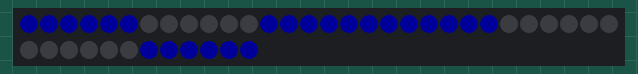
Recording of a program running on a simulated ESP32. Parts: 42 RGB LEDs in strip order, left to right, continuing on the next row. Dim RGB values are drawn brighter than linear; WiFi joins after 1.5 s; servers stay silent unless stated; the local clock reads 2024-03-15 10:24:30 at power-on unless the program sets it; what the program prints to the serial monitor is not drawn.

Above: at 2.1 s.
At 90.1 s:
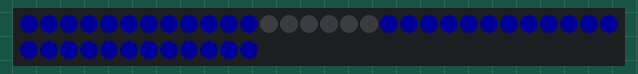

Measured:
- what the display in image 0 shows lasts 28.0 s, from 2.0 s to 30.0 s

The program:

main.cpp
```cpp
#include <Arduino.h>
#include <Simpletimer.h>
#include <Adafruit_NeoPixel.h>
#include <ESP32Time.h>
#include <WiFi.h>

Simpletimer timer1{};
Simpletimer timer2{};

// Which pin on the Arduino is connected to the NeoPixels?
#define PIN 21

// How many NeoPixels are attached to the Arduino?
#define LED_PER_SEGMENT 6
#define NUMPIXELS LED_PER_SEGMENT * 7

Adafruit_NeoPixel strip(NUMPIXELS, PIN, NEO_GRB + NEO_KHZ800);


//ESP32Time rtc;
ESP32Time rtc(0);  // offset in seconds GMT+1


int number = 0;
int color = 0;
const uint32_t colors[10] =
{
  strip.Color(255, 0, 0),     //Red
  strip.Color(0, 255, 0),     //Green
  strip.Color(0, 0, 255),     //Blue
  strip.Color(255, 222, 30),  //GOld
  strip.Color(0, 255, 255),   //Cyan
  strip.Color(180, 0, 255),   //Purple
  strip.Color(255, 0, 20),    //Magewnta
  strip.Color(255, 40, 0),    //Orange
  strip.Color(0, 255, 0),     //Green
  strip.Color(242, 90, 255),  //Pink
};

void printTime();
void initWiFi();
void lightSegment(uint32_t color, uint segment, uint display);
void displayNumber(uint32_t color, int number, int display);

void setup() {
  Serial.begin(9600);
  initWiFi();
  //rtc.setTime(00, 46, 15, 1, 12, 2022);  // 17th Jan 2021 15:24:30
  /*---------set with NTP---------------*/
  configTime(-28800, 3600, "ca.pool.ntp.org");
  struct tm timeinfo;
  if (getLocalTime(&timeinfo)){
    rtc.setTimeStruct(timeinfo);
  }
  strip.begin();
  strip.setBrightness(25);
  strip.show();  // Initialize all pixels to 'off'
}

void loop() {

  if (timer1.timer(1000)) {
    printTime();
    // show the 0s place minute on the display and color it according to the 10s place
    int minute = rtc.getMinute();
    displayNumber(colors[minute / 10 % 10],minute % 10,0);
  }
}


void printTime() {
  //struct tm timeinfo = rtc.getTimeStruct();
  Serial.println(rtc.getTime("%A, %B %d %Y %H:%M:%S"));  // (String) returns strTime with specified format
  //Serial.println(timeinfo.tm_hour);

  // formating options  http://www.cplusplus.com/reference/ctime/strftime/
}

void initWiFi() {
  WiFi.mode(WIFI_STA);
  WiFi.begin("SSID", "password");
  Serial.print("Connecting to WiFi ..");
  while (WiFi.status() != WL_CONNECTED) {
    Serial.print('.');
    delay(1000);
  }
  Serial.println(WiFi.localIP());
}

void lightSegment(uint32_t color, uint segment, uint display)
{
  int offset = segment * LED_PER_SEGMENT;
  for (int i = offset; i < offset + LED_PER_SEGMENT; i++)
  {
    strip.setPixelColor(i, color);
  }
}

void displayNumber(uint32_t color, int number, int display)
{
  strip.clear();

  switch (number)
  {
  case 0:
    lightSegment(color,0, display);
    lightSegment(color,1, display);
    lightSegment(color,2, display);
    lightSegment(color,3, display);
    lightSegment(color,4, display);
    lightSegment(color,5, display);
    break;

  case 1:
    lightSegment(color,2, display);
    lightSegment(color,3, display);
    break;

  case 2:
    lightSegment(color,1, display);
    lightSegment(color,2, display);
    lightSegment(color,6, display);
    lightSegment(color,5, display);
    lightSegment(color,4, display);
    break;

  case 3:
    lightSegment(color,1, display);
    lightSegment(color,2, display);
    lightSegment(color,3, display);
    lightSegment(color,4, display);
    lightSegment(color,6, display);
    break;

  case 4:
    lightSegment(color,0, display);
    lightSegment(color,2, display);
    lightSegment(color,3, display);
    lightSegment(color,6, display);
    break;

  case 5:
    lightSegment(color,1, display);
    lightSegment(color,0, display);
    lightSegment(color,6, display);
    lightSegment(color,3, display);
    lightSegment(color,4, display);
    break;

  case 6:
    lightSegment(color,0, display);
    lightSegment(color,1, display);
    lightSegment(color,3, display);
    lightSegment(color,4, display);
    lightSegment(color,5, display);
    lightSegment(color,6, display);
    break;

  case 7:
    lightSegment(color,1, display);
    lightSegment(color,2, display);
    lightSegment(color,3, display);
    break;

  case 8:
    lightSegment(color,0, display);
    lightSegment(color,1, display);
    lightSegment(color,2, display);
    lightSegment(color,3, display);
    lightSegment(color,4, display);
    lightSegment(color,5, display);
    lightSegment(color,6, display);
    break;

  case 9:
    lightSegment(color,0, display);
    lightSegment(color,1, display);
    lightSegment(color,2, display);
    lightSegment(color,3, display);
    lightSegment(color,4, display);
    lightSegment(color,6, display);
    break;
  }
  strip.show();
}
```
